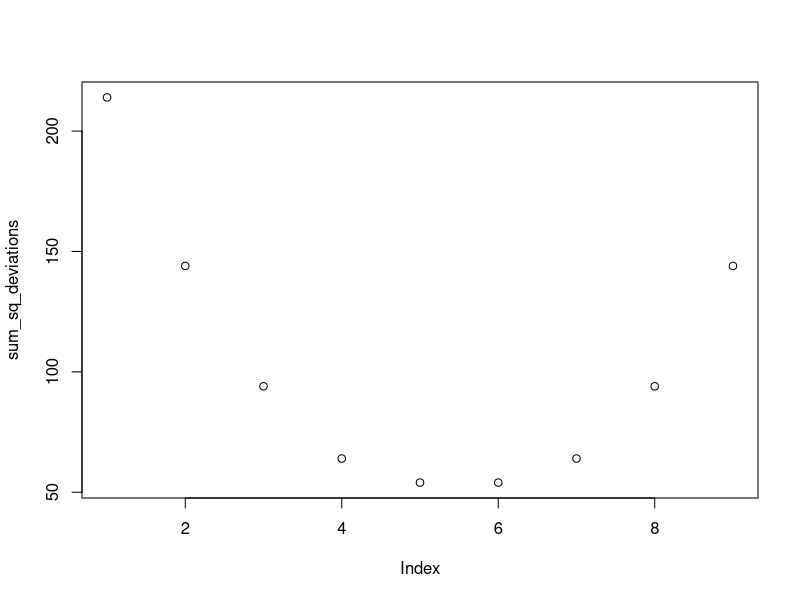

This figure's R source:
## ---- chunk 1
knitr::opts_chunk$set(echo = TRUE)
## ---- chunk 2
scores <- c(2,4,5,6,3,8,4,9,2,7)

numbers_to_test <- c(1,2,3,4:mean(scores),5,6,7,8)

sum_sq_deviations <-c() # create an empty vector to store sums
for(i in 1:length(numbers_to_test)) {
  sum_sq_deviations[i] <- sum((scores-numbers_to_test[i])^2)
}

sum_sq_deviations
plot(sum_sq_deviations)
## ---- chunk 3
a <- c(4,6,7,8,3,2,7,9,2,3,6,8)
sorted_a <- sort(a)
length(a)/2

m1 <- length(a)/2
m2 <- (length(a)/2)+1
sorted_a[m1]
sorted_a[m2]

(sorted_a[m1]+sorted_a[m2])/2

a <- c(4,6,7,8,3,2,7,9,2,3,6)
sorted_a <- sort(a)
ceiling(length(a)/2)
sorted_a[ceiling(length(a)/2)]

(sorted_a[m1]+sorted_a[m2])/2

my_median <- function(x){
  x_length <- length(x)
  if(x_length %% 2 == 0){
    #even numbers
    sorted_x <- sort(x)
    m1 <- length(x)/2
    m2 <- (length(x)/2)+1
    return((sorted_x[m1]+sorted_x[m2])/2)
} else {
  sorted_x <- sort(x)
  return(sorted_x[ceiling(length(x)/2)])
  }
}
a <- c(4,6,7,8,3,2,7,9,2,3,6,8)
median(a)
my_median(a)


## ---- chunk 4
# mode
a <- c(4,6,7,8,3,2,7,9,2,3,6,8,6)
b <- table(a)
as.numeric(which(b == max(b)))
 
my_mode <- function(x){
   b <- table(x)
  as.numeric((which(b == max(b))))
}  

my_mode(a)
## ---- chunk 5
# variance
my_variance <- function(x){
  sum( (x-mean(x))^2)/ (length(x)-1)
}

a <- c(4,6,7,8,3,2,7,9,2,3,6,8,6)
my_variance(a)
var(a)

